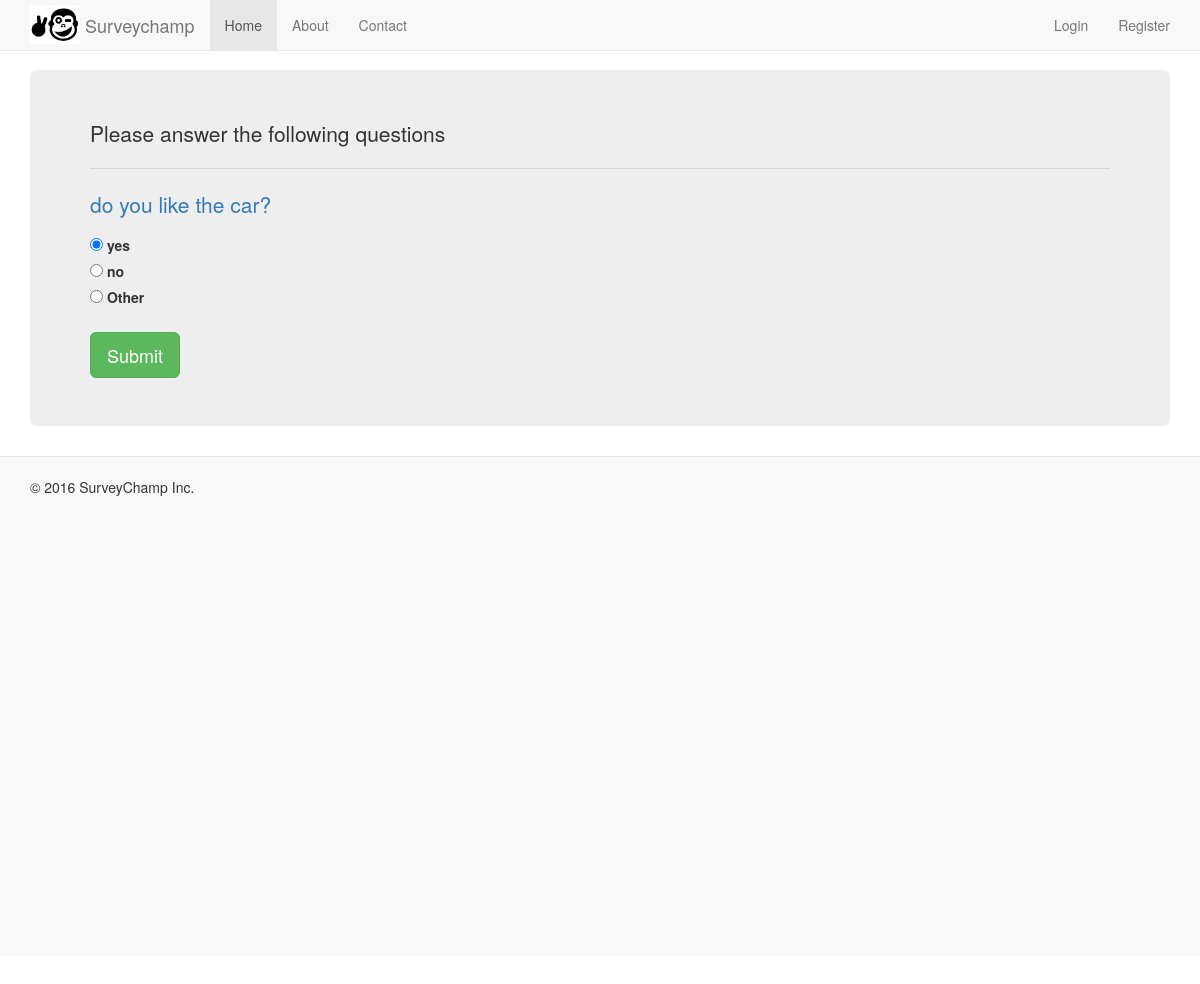
Screenshot of /survey/2/ with the database file from the repository.
### questions/models.py (models this page shows, shortened)
class Question(models.Model):
    question = models.CharField(max_length=500)
    survey = models.ForeignKey('Survey', related_name="questions")
    def get_absolute_url(self):
        return '/questions/%d' %(self.id)

class Option(models.Model):
    option = models.CharField(max_length=500)
    question = models.ForeignKey(Question, related_name="options")

### questions/views.py (the view, shortened to what this page needs)
# urls.py: url(r'^(?P<pk>[-\d]+)/$', SurveyView.as_view(), name='survey-detail'),
class SurveyView(ListView):
    model = Question
    def get_queryset(self):
        return self.model.objects.filter(survey=self.kwargs['pk'])

### templates/questions/question_list.html (shortened to what this page needs)
{% extends "base.html" %}
{% block content %}
    <p>Please answer the following questions</p>
    <hr>
    <form method="post" action=".">
        {% for object in object_list %}
        {% include "includes/question.html" %}
        <br/>
        {% endfor %}
        <input class="btn btn-success btn-lg" type="submit" value="Submit" />
    </form>
{% endblock %}

### templates/includes/question.html
<p><a href="{{ object.get_absolute_url }}">{{ object.question }}</a></p>
{% for option in object.options.all %}
<label><input type="radio" name="{{ object.id }}" value="{{ option.id }}" {% if forloop.first %}checked{% endif %}>
    {{ option.option }}
</label>
<br>
{% endfor %}

### home/static/home/css/style.css (style rules this page uses)
body { background-color: white; min-height: 2000px; padding-top: 70px; }

### rows the page displays
Question: question "do you like the car?"
Option: option "yes"
Option: option "no"
Option: option "Other"
